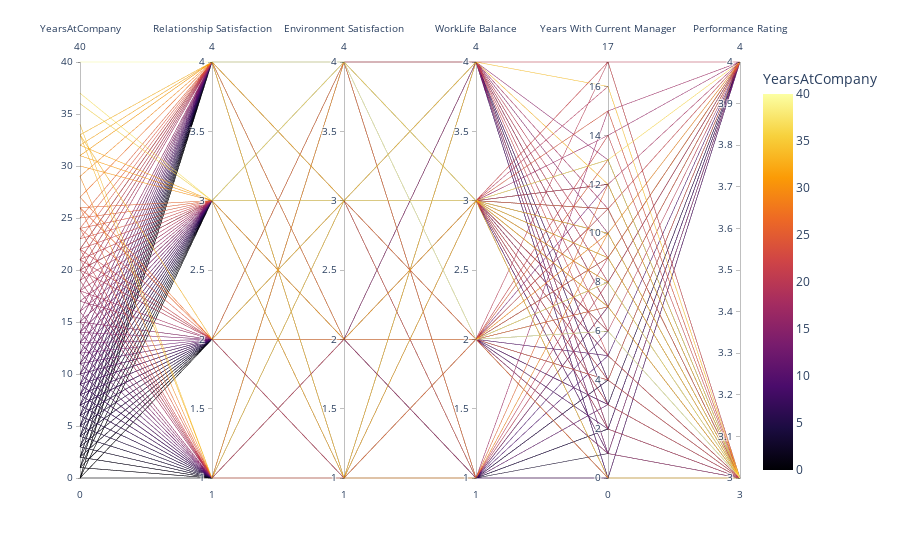

Notebook cell for this chart:
### Code cell
fig = px.parallel_coordinates(df_numerical_selected, color="YearsAtCompany", labels={"RelationshipSatisfaction": "Relationship Satisfaction",
                  "EnvironmentSatisfaction": "Environment Satisfaction", "WorkLifeBalance": "WorkLife Balance",
                  "YearsWithCurrManager": "Years With Current Manager", "PerformanceRating": "Performance Rating"},
                    color_continuous_scale='Inferno')
fig.show()

### Figure 1 — Plotly figure (JSON) as saved in the notebook; plotly's stock layout.template omitted (floating-point values rounded to 4 significant figures; data arrays with more than 128 entries replaced by an {"elided": "..."} marker saying what was removed)
{"data": [{"dimensions": [{"label": "YearsAtCompany", "values": {"elided": "1470 int values"}}, {"label": "Relationship Satisfaction", "values": {"elided": "1470 int values"}}, {"label": "Environment Satisfaction", "values": {"elided": "1470 int values"}}, {"label": "WorkLife Balance", "values": {"elided": "1470 int values"}}, {"label": "Years With Current Manager", "values": {"elided": "1470 int values"}}, {"label": "Performance Rating", "values": {"elided": "1470 int values"}}], "domain": {"x": [0, 1], "y": [0, 1]}, "line": {"color": {"elided": "1470 int values"}, "coloraxis": "coloraxis"}, "name": "", "type": "parcoords"}], "layout": {"coloraxis": {"colorbar": {"title": {"text": "YearsAtCompany"}}, "colorscale": [[0, "#000004"], [0.1111, "#1b0c41"], [0.2222, "#4a0c6b"], [0.3333, "#781c6d"], [0.4444, "#a52c60"], [0.5556, "#cf4446"], [0.6667, "#ed6925"], [0.7778, "#fb9b06"], [0.8889, "#f7d13d"], [1, "#fcffa4"]]}, "legend": {"tracegroupgap": 0}, "margin": {"t": 60}}}
